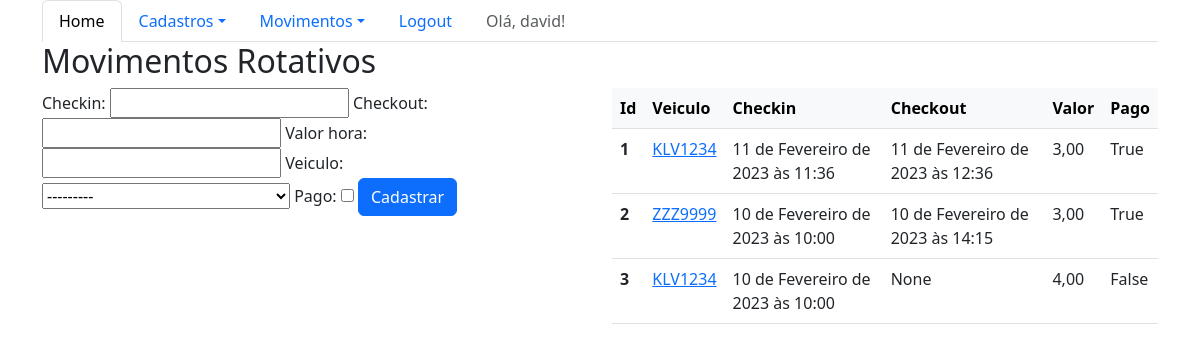
/sistema/movimentosrotativos/ (signed in), run on an earlier commit of the app's database.
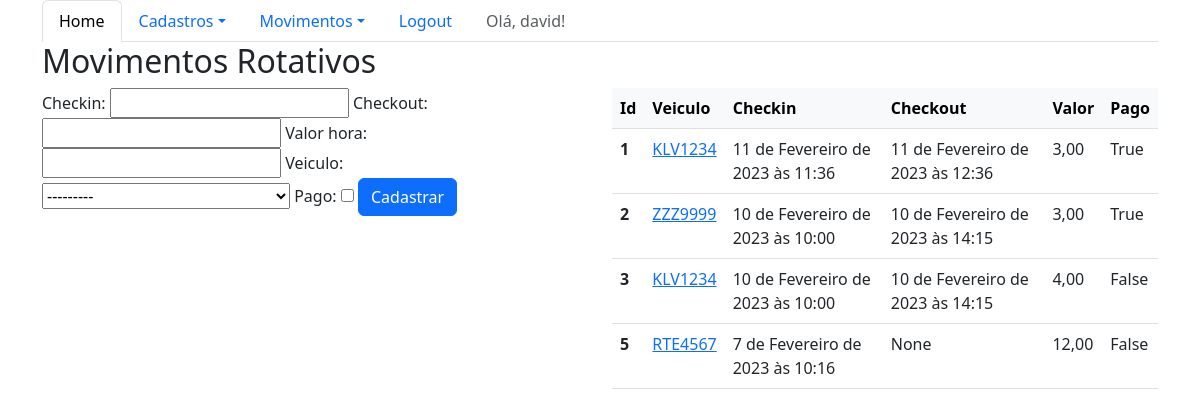
And on a later commit of the database.
### core/models.py (models this page shows, shortened)
class MovimentoRotativo(models.Model):
    checkin = models.DateTimeField(auto_now=False)
    checkout = models.DateTimeField(auto_now=False, null=True, blank=True)
    valor_hora = models.DecimalField(max_digits=5, decimal_places=2)
    veiculo = models.ForeignKey(Veiculo, on_delete=models.CASCADE)
    pago = models.BooleanField(default=False)
    class Meta:
        verbose_name_plural = 'movimentos rotativos'

class Veiculo(models.Model):
    placa = models.CharField(max_length=7)
    marca = models.ForeignKey(Marca,blank=True,null=True, on_delete=models.CASCADE)
    proprietario = models.ForeignKey(Pessoa,on_delete=models.CASCADE)
    cor = models.CharField(max_length=15, blank=True, null=True)
    observacoes = models.TextField(blank=True, null=True)
    def __str__(self):
        return self.placa + ' (' + self.marca.nome + ' - ' + self.proprietario.nome + ')'

### core/views.py (the view)
@login_required
def lista_movimentosrotativos(request):
    movimentosrotativos = MovimentoRotativo.objects.all()
    form = MovimentoRotativoForm()
    data = {'movimentosrotativos': movimentosrotativos, 'form': form}
    return render(request, 'core/lista_movimentosrotativos.html', data )

### core/forms.py
class MovimentoRotativoForm(ModelForm):
    class Meta:
        model = MovimentoRotativo
        fields = '__all__'

### core/templates/core/lista_movimentosrotativos.html (shortened to what this page needs)
{% extends 'logado.html' %}
{% load bootstrap %}
{% block main %}
    <div class="row">
        <div class="col-12">
            <h2>Movimentos Rotativos</h2>
        </div>
    </div>
    <div class="row">
        <div class="col-sm-6">
            <form action="{% url 'core_movimentorotativo_novo' %}" method="POST">
                {{form|bootstrap}}
                <button type="submit" class="btn btn-primary">Cadastrar</button>
            </form>
        </div>
        <div class="col-sm-6">
            <table class="table">
              <thead class="table-light">
                <tr>
                  <th scope="col">Id</th>
                  <th scope="col">Veiculo</th>
                  <th scope="col">Checkin</th>
                  <th scope="col">Checkout</th>
                  <th scope="col">Valor</th>
                  <th scope="col">Pago</th>
                </tr>
              </thead>
              <tbody>
                {% for movimentorotativo in movimentosrotativos %}
                <tr>
                  <th scope="row">{{movimentorotativo.id}}</th>
                  <td><a href="{% url 'core_movimentorotativo_update' movimentorotativo.id %}">{{movimentorotativo.veiculo.placa}}</a></td>
                  <td>{{movimentorotativo.checkin}}</td>
                  <td>{{movimentorotativo.checkout}}</td>
                  <td>{{movimentorotativo.valor_hora}}</td>
                  <td>{{movimentorotativo.pago}}</td>
                </tr>
                {% endfor %}
              </tbody>
            </table>
        </div>
    </div>
{% endblock %}

### templates/logado.html (shortened to what this page needs)
{% extends 'base.html' %}
    {% block contents %}
    <ul class="nav nav-tabs">
      {% if user.is_authenticated %}
      <li class="nav-item">
        <a class="nav-link active" aria-current="page" href="{% url 'core_home' %}">Home</a>
      </li>
      <li class="nav-item dropdown">
        <a class="nav-link dropdown-toggle" data-bs-toggle="dropdown" href="#" role="button" aria-expanded="false">Cadastros</a>
      </li>
      <li class="nav-item dropdown">
        <a class="nav-link dropdown-toggle" data-bs-toggle="dropdown" href="#" role="button" aria-expanded="false">Movimentos</a>
      </li>
      <li class="nav-item">
        <a class="nav-link" href="{% url 'logout' %}">Logout</a>
      </li>
      <li class="nav-item">
        <a class="nav-link disabled" href="#">Olá, {{user}}!</a>
      </li>
      {% else %}
      <li class="nav-item">
        <a class="nav-link" href="{% url 'login' %}">Login</a>
      </li>
      {%endif%}
    </ul>
    {% block main %}
    {% endblock %}
{% endblock %}

### templates/base.html (shortened to what this page needs)
{% load static %}
<!DOCTYPE html>
<html lang="en">
<head>
    <link rel="stylesheet" href="{% static 'bootstrap/css/bootstrap.css' %}">
</head>
<body>
<div class="container">
    {% block contents %}
    {% endblock %}
</div>
</body>
</html>

What changed in the data, as far as the page shows it:
changed MovimentoRotativo id 3: checkout "None" → "10 de Fevereiro de 2023 às 14:15"
added MovimentoRotativo: id "5", veiculo.placa "RTE4567", checkin "7 de Fevereiro de 2023 às 10:16", checkout "None", valor_hora "12,00", pago "False"
